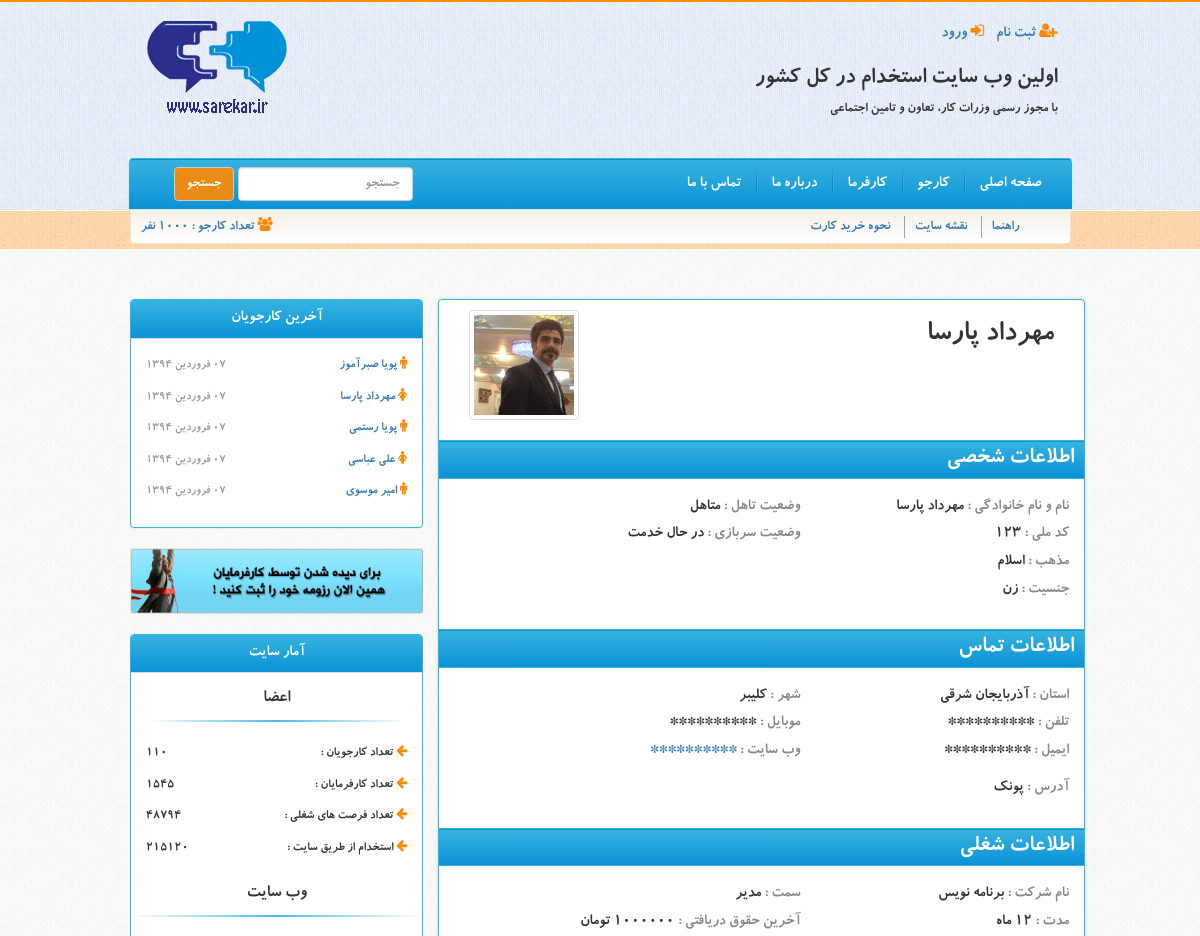
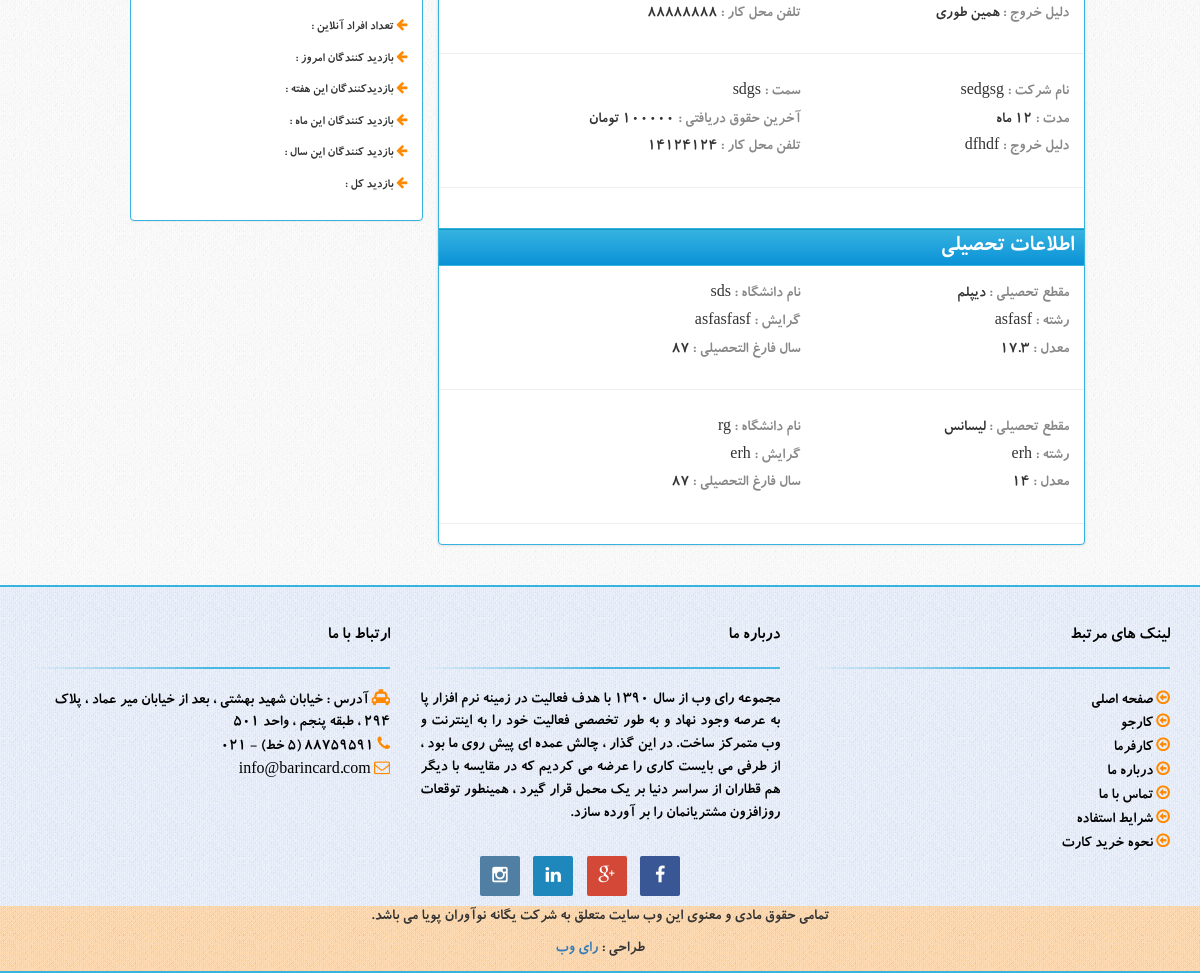
Page /?page=profile&id=2 on the committed database (2 pictures, top to bottom).
### tables this page shows
CREATE TABLE IF NOT EXISTS `users` (
  `id` int(11) NOT NULL AUTO_INCREMENT,
  `activation_code` int(11) NOT NULL,
  `first_name` varchar(250) NOT NULL,
  `last_name` varchar(250) NOT NULL,
  `melli_code` varchar(250) NOT NULL,
  `password` varchar(250) NOT NULL,
  `religion` varchar(250) NOT NULL,
  `gender` varchar(250) NOT NULL,
  `soldiering_state` varchar(250) NOT NULL,
  `marriage_state` varchar(250) NOT NULL,
  `picture` varchar(250) NOT NULL,
  `birthday` bigint(20) NOT NULL,
  `mobile` varchar(250) NOT NULL,
  `tel` varchar(250) NOT NULL,
  `address` text NOT NULL,
  `email` varchar(250) NOT NULL,
  `website` varchar(250) NOT NULL,
  `job_state` varchar(250) NOT NULL,
  `job_kind` varchar(255) NOT NULL,
  `salary` varchar(255) NOT NULL,
  `province_id_2` int(11) NOT NULL,
  `city_id` int(11) NOT NULL,
  `about_me` text NOT NULL,
  `register_date` bigint(20) NOT NULL,
  PRIMARY KEY (`id`),
  UNIQUE KEY `activation_code` (`activation_code`)
);

CREATE TABLE IF NOT EXISTS `city` (
  `id` int(11) NOT NULL AUTO_INCREMENT,
  `name` varchar(64) NOT NULL,
  `province` int(11) NOT NULL,
  PRIMARY KEY (`id`)
);

CREATE TABLE IF NOT EXISTS `province` (
  `id` int(10) unsigned NOT NULL AUTO_INCREMENT,
  `name` varchar(64) NOT NULL,
  PRIMARY KEY (`id`)
);

CREATE TABLE IF NOT EXISTS `jobs` (
  `jobs_id` int(11) NOT NULL AUTO_INCREMENT,
  `user_id` int(11) NOT NULL,
  `job_name` varchar(250) NOT NULL,
  `job_position` varchar(250) NOT NULL,
  `job_duration` int(11) NOT NULL,
  `job_last_salary` int(11) NOT NULL,
  `job_exit_cause` text NOT NULL,
  `job_tel` varchar(250) NOT NULL,
  PRIMARY KEY (`jobs_id`)
);

CREATE TABLE IF NOT EXISTS `educations` (
  `education_id` int(11) NOT NULL AUTO_INCREMENT,
  `user_id` int(11) NOT NULL,
  `education_level` varchar(250) NOT NULL,
  `education_average` float NOT NULL,
  `education_university` varchar(250) NOT NULL,
  `education_branch` varchar(250) NOT NULL,
  `education_sub_branch` varchar(250) NOT NULL,
  `education_graduation_date` bigint(20) NOT NULL,
  PRIMARY KEY (`education_id`)
);

### core/jdf.php (called while the page is built, shortened)
<?php
function jdate($format,$timestamp='',$none='',$time_zone='Asia/Tehran',$tr_num='fa'){
 $T_sec=0;
 $ts=$T_sec+(($timestamp=='' or $timestamp=='now')?time():tr_num($timestamp));
 $date=explode('_',date('H_i_j_n_O_P_s_w_Y',$ts));
 list($j_y,$j_m,$j_d)=gregorian_to_jalali($date[8],$date[3],$date[2]);
 $sl=strlen($format);
 $out='';
 for($i=0; $i<$sl; $i++){
  $sub=substr($format,$i,1);
  switch($sub){
	case'd':
	$out.=($j_d<10)?'0'.$j_d:$j_d;
	break;
	case'F':
	$out.=jdate_words(array('mm'=>$j_m),' ');
	break;
	case'Y':
	$out.=$j_y;
	break;
	default:$out.=$sub;
  }
 }
 return($tr_num!='en')?tr_num($out,'fa','.'):$out;
}
function tr_num($str,$mod='en',$mf='٫'){
 $num_a=array('0','1','2','3','4','5','6','7','8','9','.');
 $key_a=array('۰','۱','۲','۳','۴','۵','۶','۷','۸','۹',$mf);
 return($mod=='fa')?str_replace($num_a,$key_a,$str):str_replace($key_a,$num_a,$str);
}
function jdate_words($array,$mod=''){
 foreach($array as $type=>$num){
  $num=(int)tr_num($num);
  switch($type){
	case'mm':
	$key=array
	('فروردین','اردیبهشت','خرداد','تیر','مرداد','شهریور','مهر','آبان','آذر','دی','بهمن','اسفند');
	$array[$type]=$key[$num-1];
	break;
  }
 }
 return($mod=='')?$array:implode($mod,$array);
}
function gregorian_to_jalali($g_y,$g_m,$g_d,$mod=''){
	$g_y=tr_num($g_y); $g_m=tr_num($g_m); $g_d=tr_num($g_d);
 $d_4=$g_y%4;
 $g_a=array(0,0,31,59,90,120,151,181,212,243,273,304,334);
 $doy_g=$g_a[(int)$g_m]+$g_d;
 $d_33=(int)((($g_y-16)%132)*.0305);
 $a=($d_33==3 or $d_33<($d_4-1) or $d_4==0)?286:287;
 $b=(($d_33==1 or $d_33==2) and ($d_33==$d_4 or $d_4==1))?78:(($d_33==3 and $d_4==0)?80:79);
 if($doy_g>$b){
  $jy=$g_y-621; $doy_j=$doy_g-$b;
 }else{
  $jy=$g_y-622; $doy_j=$doy_g+$a;
 }
 if($doy_j<187){
  $jm=(int)(($doy_j-1)/31); $jd=$doy_j-(31*$jm++);
 }else{
  $jm=(int)(($doy_j-187)/30); $jd=$doy_j-186-($jm*30); $jm+=7;
 }
 return($mod=='')?array($jy,$jm,$jd):$jy.$mod.$jm.$mod.$jd;
}

### include/profile/contact_info.php (the view, shortened to what this page needs)
<?php
	$contact_info_query = " SELECT users.mobile,users.website,users.tel,users.email,users.address,city.name AS city_name , province.name AS province_name FROM `users` INNER JOIN city ON users.city_id = city.id INNER JOIN
							province ON city.province = province.id WHERE users.id = '$user_id' LIMIT 1 ; " ;
	$contact_info_result = mysqli_query($connection,$contact_info_query);
	$contact_info_row = mysqli_fetch_assoc($contact_info_result);
	if($visit){
		$contact_info_row['mobile'] = substr_replace($contact_info_row['mobile'],'**********',0);
		$contact_info_row['tel'] = substr_replace($contact_info_row['tel'],'**********',0);
		$contact_info_row['email'] = substr_replace($contact_info_row['email'],'**********',0);
		$contact_info_row['website'] = substr_replace($contact_info_row['website'],'**********',0);
		}
?>
<div class="row">
        <h3 class="title">اطلاعات تماس</h3>
         <div class="col-sm-2" style="padding-left:0 !important">
        </div>
        <div class="col-sm-5">
        	<h4 class="title-info">شهر : <span class="detail"><?php echo $contact_info_row['city_name']; ?></span></h4>
            <h4 class="title-info">موبایل : <span class="detail"><?php echo $contact_info_row['mobile']; ?></span></h4>
            <h4 class="title-info">وب سایت : <span class="detail"><a target="_blank" href="<?php echo $contact_info_row['website']; ?>"><?php echo $contact_info_row['website']; ?></a></span></h4>
        </div>
        <div class="col-sm-5">
          <h4 class="title-info">استان : <span class="detail"><?php echo $contact_info_row['province_name']; ?></span></h4>
          <h4 class="title-info">تلفن : <span class="detail"><?php echo $contact_info_row['tel']; ?></span></h4>
          <h4 class="title-info">ایمیل : <span class="detail"><?php echo $contact_info_row['email']; ?></span></h4>
 		</div>
        <div class="col-xs-12">
        	<h4 class="title-info">آدرس : <span class="detail"><?php echo $contact_info_row['address']; ?></span></h4>
        </div>
</div>

### include/profile.php (shortened to what this page needs)
<?php
	if(isset($_GET['id'])){
		$user_id = $_GET['id'];
		$visit = true;
	}else{
		$user_id = $_SESSION['active_user_id'];
		$visit = false;
		}
	$users_fetch_query = " SELECT * FROM `users` WHERE `id` = '$user_id' LIMIT 1 ; " ;
	$users_fetch_result = mysqli_query($connection,$users_fetch_query);
	$users_fetch_row = mysqli_fetch_assoc($users_fetch_result);
?>
<div class="home">
	<?php include 'left_nav.php'; ?>
	<div class="col-md-8 profile">
    	<div class="col-sm-3 img-personaly" dir="ltr">
        <?php
		if($users_fetch_row['picture']){
        	echo "<img src='images/personaly/$users_fetch_row[picture]' class='img-responsive img-thumbnail' style='margin:auto'>";
		}else{
			echo "<img src='images/personaly/profile.png' class='img-responsive img-thumbnail' style='margin:auto'>";
			}
		?>
        </div>
        <div class="col-sm-9">
        	<h2><?php echo $users_fetch_row['first_name'].' '.$users_fetch_row['last_name']; ?></h2>
        </div>
        <div class="clearfix"></div>
            <?php include 'profile/user_info.php'; ?>
            <?php include 'profile/contact_info.php'; ?>
            <?php include 'profile/job_info.php'; ?>
            <?php include 'profile/education_info.php'; ?>
</div>
</div>

### include/left_nav.php
<?php
	$last_users = '';
	$last_users_query = " SELECT * FROM `users` LIMIT 5 ; " ;
	$last_users_result = mysqli_query($connection,$last_users_query);
	while($last_users_row = mysqli_fetch_assoc($last_users_result)){
		$gender = 'male';
		if($last_users_row['gender'] == 'زن'){
		$gender = 'female';
			}
			$last_users_row['register_date'] = jdate("d F Y" , $last_users_row['register_date']);
			$last_users .= "<p><i class='fa fa-$gender'></i><a href='?page=profile&id=$last_users_row[id]'> $last_users_row[first_name] $last_users_row[last_name] </a>
							</p><p align='left'>$last_users_row[register_date]</p>";
		}
?>
<div class="col-md-4">
    	<div class="panel panel-default border">
          <div class="panel-heading">
            <h3 class="panel-title text-center">آخرین کارجویان</h3>
          </div>
          <div class="panel-body last-user">
            <?php echo $last_users; ?>
          </div>
        </div>
        <div>
        <img src="images/sidebar1.jpg" class="img-responsive">
        </div>
        <div class="panel panel-default stat border">
          <div class="panel-heading">
            <h2 class="panel-title text-center">آمار سایت</h2>
          </div>
          <div class="panel-body">
          	<h4 class="text-center">اعضا</h4>
            <hr class="hr-light">
            <p><i class="fa fa-arrow-left"></i> تعداد کارجویان : </p><p align="left">110</p>
            <p><i class="fa fa-arrow-left"></i> تعداد کارفرمایان :  </p><p align="left">1545</p>
            <p><i class="fa fa-arrow-left"></i> تعداد فرصت های شغلی :  </p><p align="left">48794</p>
            <p><i class="fa fa-arrow-left"></i> استخدام از طریق سایت :  </p><p align="left">215120</p>
          </div>
           <h4 class="text-center">وب سایت</h4>
            <hr class="hr-light">
          <div class="panel-body">
            <p><i class="fa fa-arrow-left"></i> تعداد افراد آنلاین :</p><p align="left"><?php echo $online; ?></p>
            <p><i class="fa fa-arrow-left"></i> بازدید کنندگان امروز :  </p><p align="left"><?php echo $day; ?></p>
            <p><i class="fa fa-arrow-left"></i> بازدیدکنندگان این هفته :  </p><p align="left"><?php echo $week; ?></p>
            <p><i class="fa fa-arrow-left"></i> بازدید کنندگان این ماه :  </p><p align="left"><?php echo $month; ?></p>
            <p><i class="fa fa-arrow-left"></i> بازدید کنندگان این سال :  </p><p align="left"><?php echo $year; ?></p>
            <p><i class="fa fa-arrow-left"></i> بازدید کل :  </p><p align="left"><?php echo $all; ?></p>
          </div>
        </div>
    </div>

### include/profile/user_info.php (shortened to what this page needs)
<div class="row">
            <h3 class="title">اطلاعات شخصی</h3>
            <div class="col-sm-2" style="padding-left:0 !important">
            </div>
            <div class="col-sm-5">
                <h4 class="title-info">وضعیت تاهل : <span class="detail"><?php echo $users_fetch_row['marriage_state']; ?></span></h4>
                <h4 class="title-info">وضعیت سربازی : <span class="detail"><?php echo $users_fetch_row['soldiering_state']; ?></span></h4>
            </div>
            <div class="col-sm-5">
              <h4 class="title-info">نام و نام خانوادگی : <span class="detail"><?php echo $users_fetch_row['first_name'].' '.$users_fetch_row['last_name']; ?></span></h4>
              <h4 class="title-info">کد ملی : <span class="detail"><?php echo $users_fetch_row['melli_code']; ?></span></h4>
              <h4 class="title-info">مذهب : <span class="detail"><?php echo $users_fetch_row['religion']; ?></span></h4>
              <h4 class="title-info">جنسیت : <span class="detail"><?php echo $users_fetch_row['gender']; ?></span></h4>
            </div>
</div>

### include/profile/job_info.php (shortened to what this page needs)
<?php
	$job_info_query = " SELECT * FROM `jobs` WHERE `user_id` = '$user_id' ; " ;
	$job_info_result = mysqli_query($connection,$job_info_query);
?>
<div class="row">
	<h3 class="title">اطلاعات شغلی
	</h3>
<?php
	while($job_info_row = mysqli_fetch_assoc($job_info_result)){
	    echo "
        <div class='col-sm-2' style='padding-left:0 !important'>";
		echo "
        </div>
        <div class='col-sm-5'>
        	<h4 class='title-info'>سمت : <span class='detail'>$job_info_row[job_position]</span></h4>
            <h4 class='title-info'>آخرین حقوق دریافتی : <span class='detail'>$job_info_row[job_last_salary] تومان</span></h4>
            <h4 class='title-info'>تلفن محل کار : <span class='detail'>$job_info_row[job_tel]</span></h4>
        </div>
        <div class='col-sm-5'>
          <h4 class='title-info'>نام شرکت : <span class='detail'>$job_info_row[job_name]</span></h4>
          <h4 class='title-info'>مدت : <span class='detail'>$job_info_row[job_duration] ماه</span></h4>
          <h4 class='title-info'>دلیل خروج : <span class='detail'>$job_info_row[job_exit_cause]</span></h4>
 		</div>
        <div class='clearfix'></div>
        <hr class='hr-orange'>";
        }
?>
</div>

### include/profile/education_info.php (shortened to what this page needs)
<?php
	$education_info_query = " SELECT * FROM `educations` WHERE `user_id` = '$user_id' ; " ;
	$education_info_result = mysqli_query($connection,$education_info_query);
?>
<div class="row">
        <h3 class="title">اطلاعات تحصیلی
    	</h3>
<?php
	while($education_info_row = mysqli_fetch_assoc($education_info_result)){
	    echo "
        <div class='col-sm-2' style='padding-left:0 !important'>";
		echo "
        </div>
			<div class='col-sm-5'>
				<h4 class='title-info'>نام دانشگاه : <span class='detail'>$education_info_row[education_university]</span></h4>
				<h4 class='title-info'>گرایش : <span class='detail'>$education_info_row[education_sub_branch]</span></h4>
				<h4 class='title-info'>سال فارغ التحصیلی : <span class='detail'>$education_info_row[education_graduation_date]</span></h4>
			</div>
			<div class='col-sm-5'>
			  <h4 class='title-info'>مقطع تحصیلی : <span class='detail'>$education_info_row[education_level]</span></h4>
			  <h4 class='title-info'>رشته : <span class='detail'>$education_info_row[education_branch]</span></h4>
			  <h4 class='title-info'>معدل : <span class='detail'>$education_info_row[education_average]</span></h4>
			</div>
        <div class='clearfix'></div>
        <hr class='hr-orange'>";
        }
?>
</div>

### css/custom.css (style rules this page uses)
body { font-family:koodak; direction:rtl; font-size:16px; background-image:url(../images/body-bg.png); }
.panel-default > .panel-heading { background: linear-gradient(to bottom, #37b3e0 0px, #0a92d7 100%) repeat scroll 0 0 transparent; }
.stat { margin-top:20px; }
.stat p { display:inline-block; width:50%; }
.panel-title { color:#fff; }
.last-user p { display:inline-block; width:50%; }
.last-user p[align=left] { color:#999; font-size:12px; }
.home { margin-top:50px; }
.hr-light { border: 0 !important; height: 1.9px !important; background-image: -webkit-linear-gradient(left, rgba(55,179,224,0), rgba(55,179,224,0.9), rgba(55,179,224,0.0)) !important; background-image: -moz-linear-gradient(left, rgba(55,179,224,0), rgba(55,179,224,0.9), rgba(55,179,224,0.0)) !important; background-image: -ms-linear-gradient(left, rgba(55,179,224,0), rgba(55,179,224,0.9), rgba(55,179,224,0.0)) !important; background-image: -o-linear-gradient(left, rgba(55,179,224,0), rgba(55,179,224,0.9), rgba(55,179,224,0.0)) !important; }
.panel p { font-size:13px; }
.stat hr { margin-top:2px; }
.stat h4 { margin-top:2px; }
.fa { color:#ff8900 }
.profile { border: 1px solid #36B3E0; box-shadow:0 0 3px #ccc; border-radius:4px; background-color:#fff; }
h3.title { padding:5px 10px 5px 0; width: 100%; color:#fff; border-top: 1px solid #36B3E0; border-bottom:1px solid #36B3E0; box-shadow: 0px 1px 0px #1099C0 inset; background: linear-gradient(to bottom, #37B3E0 0px, #0A92D7 100%) repeat scroll 0% 0% transparent; }
.detail { font-size:16px; color:#333 !important; }
.img-personaly { padding-top:10px; }
.border { border: 1px solid #36B3E0; }
.hr-orange { margin-top: 20px; margin-bottom: 20px; border-right: 0px none; border-width: 1px 0px 0px; border-style: solid none none; border-color: rgba(255,137,0,.4) -moz-use-text-color -moz-use-text-color; -moz-border-top-colors: none; -moz-border-right-colors: none; -moz-border-bottom-colors: none; -moz-border-left-colors: none; border-image: none; }
h4.title-info { color:#888 !important; font-size:16px !important; }

### rows in the picture
users: first_name "پویا", last_name "صبرآموز", last_users_row "۰۷ فروردین ۱۳۹۴"
users: first_name "مهرداد", last_name "پارسا", last_users_row "۰۷ فروردین ۱۳۹۴", picture (picture), marriage_state "متاهل", soldiering_state "در حال خدمت", melli_code "123", religion "اسلام", gender "زن", city.name "كليبر", province.name "آذربايجان شرقي", address "پونک"
users: first_name "پویا", last_name "رستمی", last_users_row "۰۷ فروردین ۱۳۹۴"
users: first_name "علی", last_name "عباسی", last_users_row "۰۷ فروردین ۱۳۹۴"
users: first_name "امیر", last_name "موسوی", last_users_row "۰۷ فروردین ۱۳۹۴"
jobs: job_position "مدیر", job_tel "88888888", job_name "برنامه نویس", job_duration "12", job_exit_cause "همین طوری"
jobs: job_position "sdgs", job_last_salary "100000", job_tel "14124124", job_name "sedgsg", job_duration "12", job_exit_cause "dfhdf"
educations: education_university "sds", education_sub_branch "asfasfasf", education_graduation_date "87", education_level "دیپلم", education_branch "asfasf", education_average "17.3"
educations: education_university "rg", education_sub_branch "erh", education_graduation_date "87", education_level "لیسانس", education_branch "erh", education_average "14"

### other values in the picture
$contact_info_row['mobile'] "**********"
$contact_info_row['website'] "**********"
$contact_info_row['tel'] "**********"
$contact_info_row['email'] "**********"
